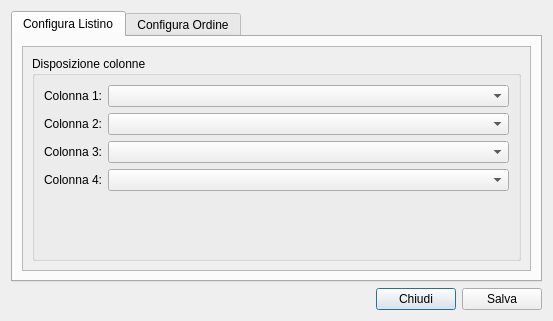
<?xml version="1.0" encoding="UTF-8"?>
<ui version="4.0">
 <class>ConfigPrintDialog</class>
 <widget class="QDialog" name="ConfigPrintDialog">
  <property name="geometry">
   <rect>
    <x>0</x>
    <y>0</y>
    <width>553</width>
    <height>321</height>
   </rect>
  </property>
  <property name="windowTitle">
   <string>Dialog</string>
  </property>
  <layout class="QVBoxLayout" name="verticalLayout">
   <item>
    <widget class="QTabWidget" name="tabWidget">
     <property name="currentIndex">
      <number>0</number>
     </property>
     <widget class="QWidget" name="tab">
      <attribute name="title">
       <string>Configura Listino</string>
      </attribute>
      <layout class="QVBoxLayout" name="verticalLayout_4">
       <item>
        <widget class="QScrollArea" name="scrollArea_2">
         <property name="widgetResizable">
          <bool>true</bool>
         </property>
         <widget class="QWidget" name="scrollAreaWidgetContents_2">
          <property name="geometry">
           <rect>
            <x>0</x>
            <y>0</y>
            <width>511</width>
            <height>207</height>
           </rect>
          </property>
          <layout class="QVBoxLayout" name="verticalLayout_3">
           <item>
            <widget class="QGroupBox" name="groupBox">
             <property name="title">
              <string>Disposizione colonne</string>
             </property>
             <layout class="QFormLayout" name="formLayout">
              <item row="0" column="0">
               <widget class="QLabel" name="label">
                <property name="text">
                 <string>Colonna 1:</string>
                </property>
               </widget>
              </item>
              <item row="0" column="1">
               <widget class="QComboBox" name="col1ComboBox"/>
              </item>
              <item row="2" column="0">
               <widget class="QLabel" name="label_2">
                <property name="text">
                 <string>Colonna 2:</string>
                </property>
               </widget>
              </item>
              <item row="2" column="1">
               <widget class="QComboBox" name="col2ComboBox"/>
              </item>
              <item row="6" column="0">
               <widget class="QLabel" name="label_4">
                <property name="text">
                 <string>Colonna 4:</string>
                </property>
               </widget>
              </item>
              <item row="4" column="0">
               <widget class="QLabel" name="label_3">
                <property name="text">
                 <string>Colonna 3:</string>
                </property>
               </widget>
              </item>
              <item row="4" column="1">
               <widget class="QComboBox" name="col3ComboBox"/>
              </item>
              <item row="6" column="1">
               <widget class="QComboBox" name="col4ComboBox"/>
              </item>
             </layout>
            </widget>
           </item>
          </layout>
         </widget>
        </widget>
       </item>
      </layout>
     </widget>
     <widget class="QWidget" name="tab_2">
      <attribute name="title">
       <string>Configura Ordine</string>
      </attribute>
      <layout class="QVBoxLayout" name="verticalLayout_2">
       <item>
        <widget class="QScrollArea" name="scrollArea">
         <property name="widgetResizable">
          <bool>true</bool>
         </property>
         <widget class="QWidget" name="scrollAreaWidgetContents">
          <property name="geometry">
           <rect>
            <x>0</x>
            <y>0</y>
            <width>511</width>
            <height>207</height>
           </rect>
          </property>
          <layout class="QVBoxLayout" name="verticalLayout_5">
           <item>
            <layout class="QFormLayout" name="formLayout_2">
             <property name="fieldGrowthPolicy">
              <enum>QFormLayout::AllNonFixedFieldsGrow</enum>
             </property>
             <item row="0" column="0">
              <widget class="QLabel" name="label_5">
               <property name="text">
                <string>Colonna 1:</string>
               </property>
              </widget>
             </item>
             <item row="0" column="1">
              <widget class="QComboBox" name="ordineCol1ComboBox"/>
             </item>
             <item row="1" column="0">
              <widget class="QLabel" name="label_6">
               <property name="text">
                <string>Colonna 2:</string>
               </property>
              </widget>
             </item>
             <item row="1" column="1">
              <widget class="QComboBox" name="ordineCol2ComboBox"/>
             </item>
             <item row="2" column="0">
              <widget class="QLabel" name="label_7">
               <property name="text">
                <string>Colonna 3:</string>
               </property>
              </widget>
             </item>
             <item row="2" column="1">
              <widget class="QComboBox" name="ordineCol3ComboBox"/>
             </item>
             <item row="3" column="0">
              <widget class="QLabel" name="label_8">
               <property name="text">
                <string>Colonna 4:</string>
               </property>
              </widget>
             </item>
             <item row="3" column="1">
              <widget class="QComboBox" name="ordineCol4ComboBox"/>
             </item>
            </layout>
           </item>
           <item>
            <layout class="QHBoxLayout" name="horizontalLayout_2">
             <item>
              <widget class="QLabel" name="label_10">
               <property name="text">
                <string>Quantità da aggiungere alla scorta minima</string>
               </property>
              </widget>
             </item>
             <item>
              <widget class="QSpinBox" name="spinBox"/>
             </item>
            </layout>
           </item>
           <item>
            <spacer name="verticalSpacer">
             <property name="orientation">
              <enum>Qt::Vertical</enum>
             </property>
             <property name="sizeHint" stdset="0">
              <size>
               <width>20</width>
               <height>40</height>
              </size>
             </property>
            </spacer>
           </item>
          </layout>
         </widget>
        </widget>
       </item>
      </layout>
     </widget>
    </widget>
   </item>
   <item>
    <layout class="QHBoxLayout" name="horizontalLayout">
     <item>
      <spacer name="horizontalSpacer">
       <property name="orientation">
        <enum>Qt::Horizontal</enum>
       </property>
       <property name="sizeHint" stdset="0">
        <size>
         <width>40</width>
         <height>20</height>
        </size>
       </property>
      </spacer>
     </item>
     <item>
      <widget class="QPushButton" name="closeButton">
       <property name="text">
        <string>Chiudi</string>
       </property>
      </widget>
     </item>
     <item>
      <widget class="QPushButton" name="saveButton">
       <property name="text">
        <string>Salva</string>
       </property>
      </widget>
     </item>
    </layout>
   </item>
  </layout>
 </widget>
 <resources/>
 <connections>
  <connection>
   <sender>saveButton</sender>
   <signal>clicked()</signal>
   <receiver>ConfigPrintDialog</receiver>
   <slot>accept()</slot>
   <hints>
    <hint type="sourcelabel">
     <x>513</x>
     <y>528</y>
    </hint>
    <hint type="destinationlabel">
     <x>281</x>
     <y>274</y>
    </hint>
   </hints>
  </connection>
  <connection>
   <sender>closeButton</sender>
   <signal>clicked()</signal>
   <receiver>ConfigPrintDialog</receiver>
   <slot>reject()</slot>
   <hints>
    <hint type="sourcelabel">
     <x>427</x>
     <y>528</y>
    </hint>
    <hint type="destinationlabel">
     <x>281</x>
     <y>274</y>
    </hint>
   </hints>
  </connection>
  <connection>
   <sender>saveButton</sender>
   <signal>clicked()</signal>
   <receiver>ConfigPrintDialog</receiver>
   <slot>save()</slot>
   <hints>
    <hint type="sourcelabel">
     <x>513</x>
     <y>528</y>
    </hint>
    <hint type="destinationlabel">
     <x>281</x>
     <y>274</y>
    </hint>
   </hints>
  </connection>
 </connections>
 <slots>
  <slot>addColumn()</slot>
  <slot>removeColumn()</slot>
  <slot>save()</slot>
 </slots>
</ui>
